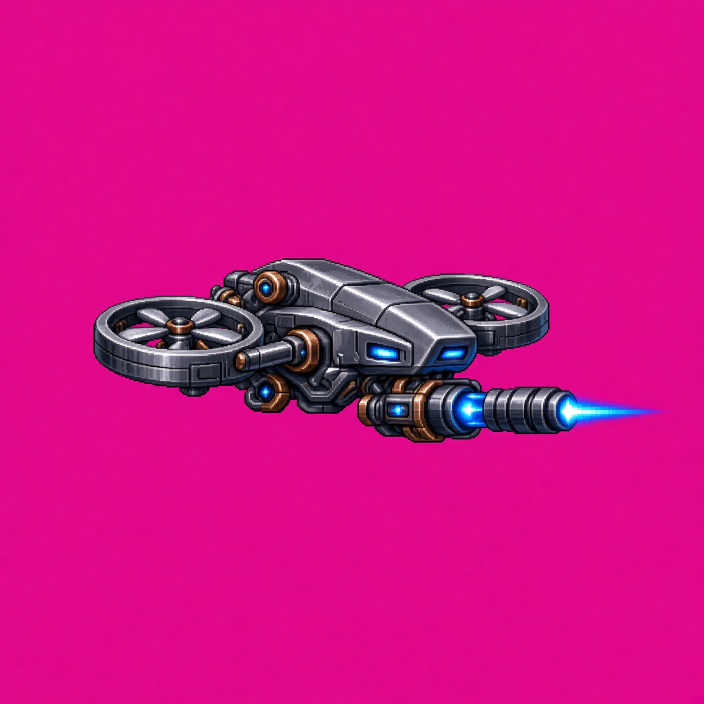
#> input picture art/source/aer2.jpg, 1408 x 1408 px (shown at 1/2 size)
$ python cut.py ../art/source/aer2.jpg ../art/source/bal3.jpg 5 ../art/source/bal3.jpg
#> lines starting #> are read from the running program, lines starting #| are printed output that depends on the picture; after the words box and inside, x2 and y2 are one past the last pixel; in counts of white or black regions, pixels touching at a corner belong together
# Key out the magenta background, keep the left-most figure, despill, trim, resize.
import sys,numpy as np
from PIL import Image
from scipy import ndimage
src,dst,H=sys.argv[1],sys.argv[2],int(sys.argv[3]);MODE=sys.argv[4] if len(sys.argv)>4 else 'first'
im=np.asarray(Image.open(src).convert('RGB')).astype(np.float32)
# background colour = median of border pixels
border=np.concatenate([im[:20].reshape(-1,3),im[-20:].reshape(-1,3),im[:,:20].reshape(-1,3),im[:,-20:].reshape(-1,3)])
bg=np.median(border,axis=0)
#> bg = [224, 8, 138]
d=np.sqrt(((im-bg)**2).sum(-1))
# "magenta-ness": high R and B relative to G
mag=(np.minimum(im[...,0],im[...,2])-im[...,1])
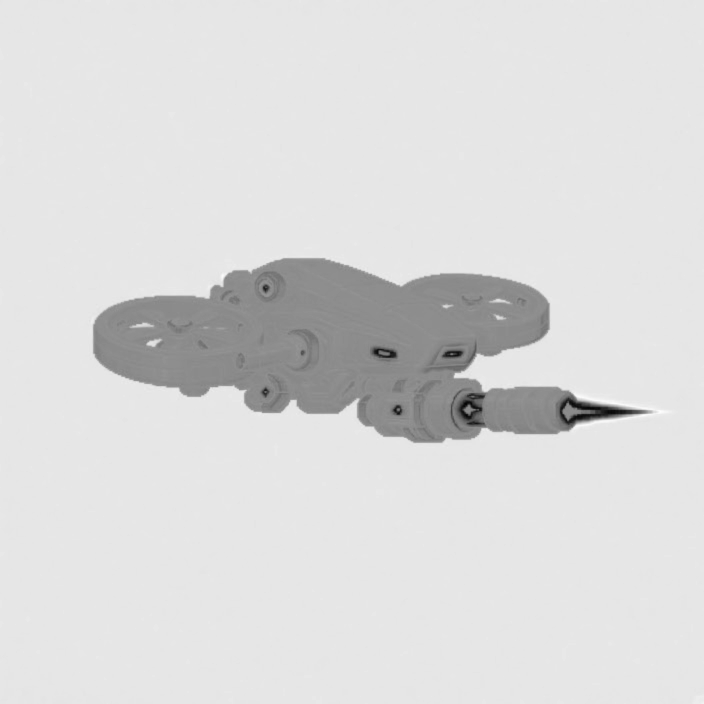
#> mag: shape (1408, 1408) float32 (shown at 1/2 size); min -205, max 166, mean 114.1; drawn with min black and max white
fg=(d>70)&~((mag>120)&(d<140))
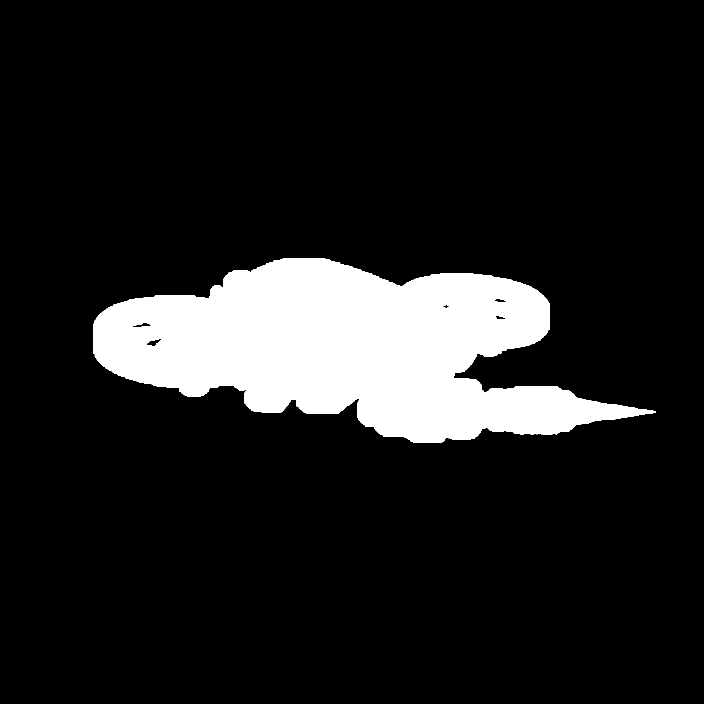
#> fg: shape (1408, 1408) bool (shown at 1/2 size); 12% white; 1 white region, box (x1, y1, x2, y2) and area: (186, 516, 1312, 886) 237393
fg=ndimage.binary_opening(fg,iterations=1)
#> fg: shape (1408, 1408) bool; 12% white; 1 white region, box (x1, y1, x2, y2) and area: (186, 516, 1312, 886) 237277
lab,n=ndimage.label(fg)
#> n = 1
sizes=ndimage.sum(fg,lab,range(1,n+1))
#> sizes = [237277]
big=[i+1 for i,sz in enumerate(sizes) if sz>sizes.max()*0.3]
#> big = [1]
objs=ndimage.find_objects(lab)
#> objs = 1 item
big.sort(key=lambda i:objs[i-1][1].start)
if MODE=='all':
    ids=[i+1 for i,sz in enumerate(sizes) if sz>150]
    mask=np.isin(lab,ids);ys,xs=np.where(mask);sl=(slice(ys.min(),ys.max()+1),slice(xs.min(),xs.max()+1))
elif MODE=='last':
    keep=big[-1];sl=objs[keep-1];mask=(lab==keep)
else:
    keep=big[0];sl=objs[keep-1];mask=(lab==keep)
#> after `keep = big[0]`: keep = 1
filled=ndimage.binary_fill_holes(mask)
#> filled: shape (1408, 1408) bool; 12% white; 1 white region, box (x1, y1, x2, y2) and area: (186, 516, 1312, 886) 237918
bgl=(d<80)|((mag>90)&(d<170))
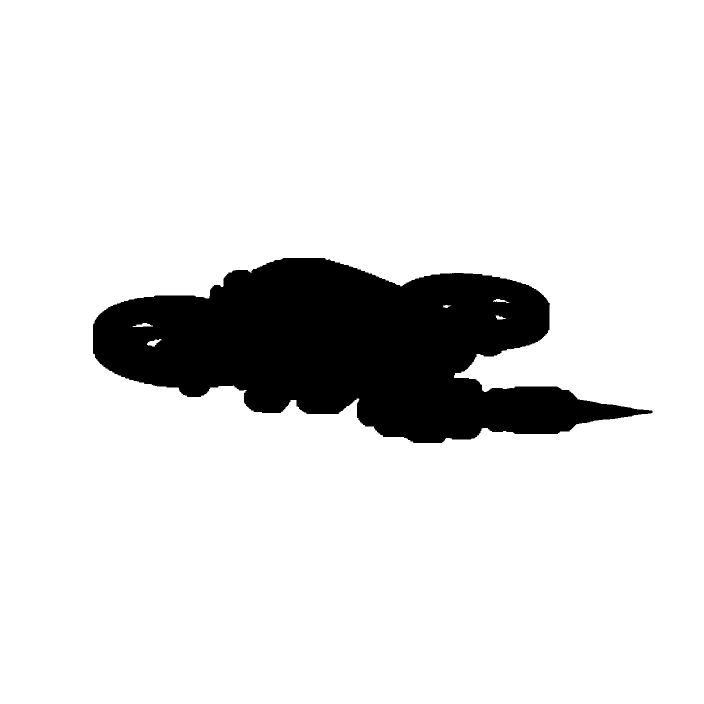
#> bgl: shape (1408, 1408) bool (shown at 1/2 size); 88.1% white; 1 black region, box (x1, y1, x2, y2) and area: (186, 516, 1305, 886) 236636
mask=filled&~bgl
#> mask: shape (1408, 1408) bool; 11.9% white; 1 white region, box (x1, y1, x2, y2) and area: (186, 516, 1305, 886) 236552
mask=ndimage.binary_opening(mask,iterations=1)|(mask&~ndimage.binary_erosion(filled,iterations=2))
#> mask: shape (1408, 1408) bool; 11.9% white; 1 white region, box (x1, y1, x2, y2) and area: (186, 516, 1305, 886) 236542
# soft alpha at the edge
alpha=ndimage.gaussian_filter(mask.astype(np.float32),0.7)
alpha=np.clip((alpha-0.15)/0.7,0,1)
# despill: pull pink fringe toward neutral on edge pixels
rgb=im.copy()
spill=np.clip(np.minimum(rgb[...,0],rgb[...,2])-rgb[...,1],0,None)*(alpha<0.99)
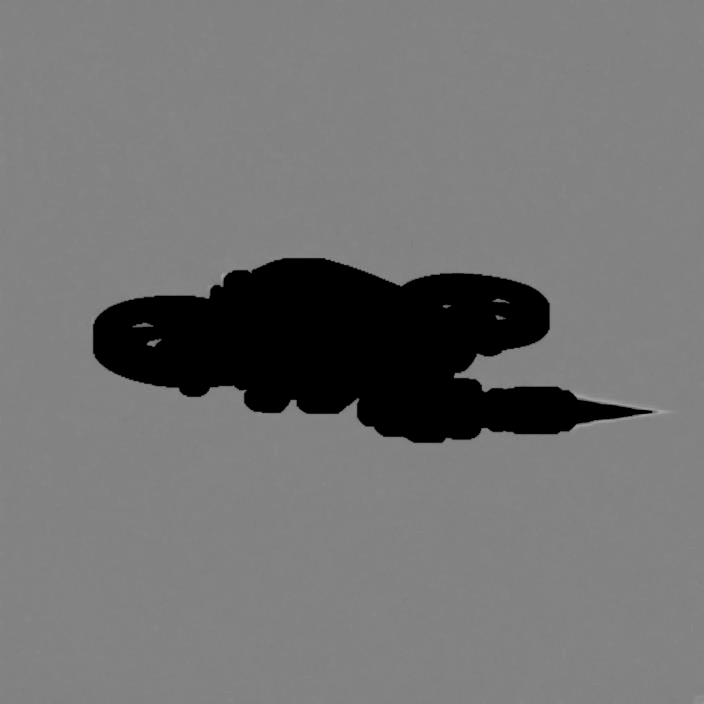
#> spill: shape (1408, 1408) float32 (shown at 1/2 size); min 0, max 166, mean 114.9
rgb[...,0]-=spill*0.6;rgb[...,2]-=spill*0.6
#> after `rgb[..., 0] -= spill * 0.6`:
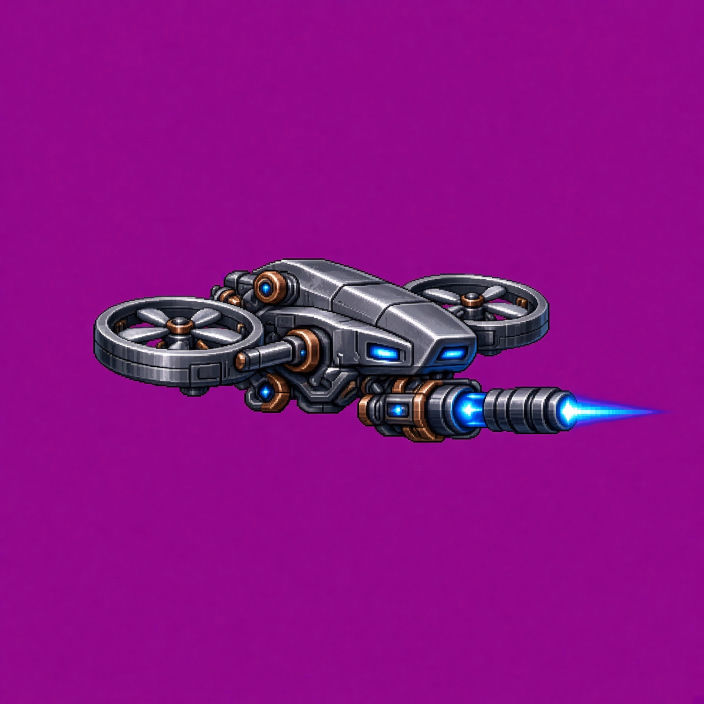
#> rgb: shape (1408, 1408, 3) float32 (shown at 1/2 size); mean R, G, B 136.7, 16.3, 134.9
#> after `rgb[..., 2] -= spill * 0.6`:
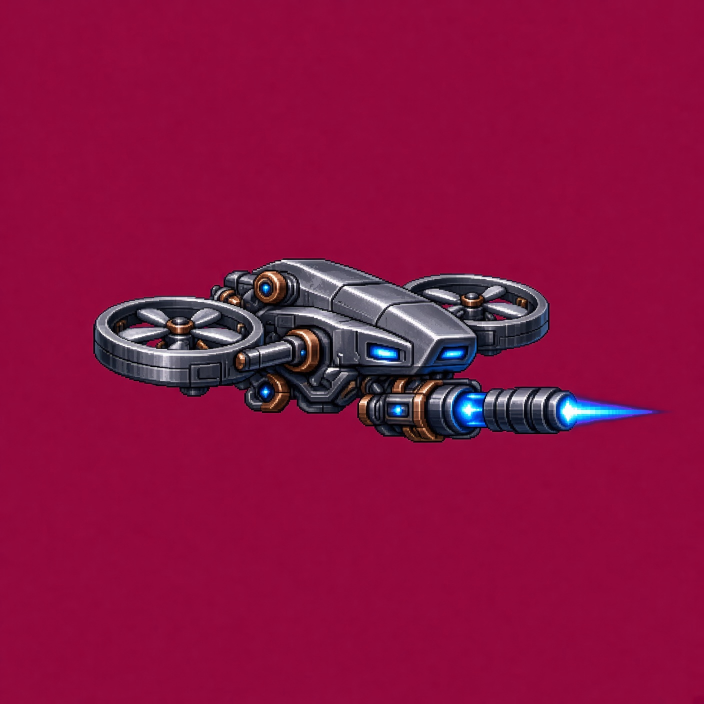
#> rgb: shape (1408, 1408, 3) float32 (shown at 1/2 size); mean R, G, B 136.7, 16.3, 64.4
y0,y1,x0,x1=sl[0].start,sl[0].stop,sl[1].start,sl[1].stop
#> y0 = 516; y1 = 886; x0 = 186; x1 = 1312
pad=4;y0=max(0,y0-pad);x0=max(0,x0-pad);y1+=pad;x1+=pad
#> after `y0 = max(0, y0 - pad)`: y0 = 512
#> after `x0 = max(0, x0 - pad)`: x0 = 182
#> after `y1 += pad`: y1 = 890
#> after `x1 += pad`: x1 = 1316
rgba=np.dstack([np.clip(rgb,0,255),alpha*255])[y0:y1,x0:x1].astype(np.uint8)
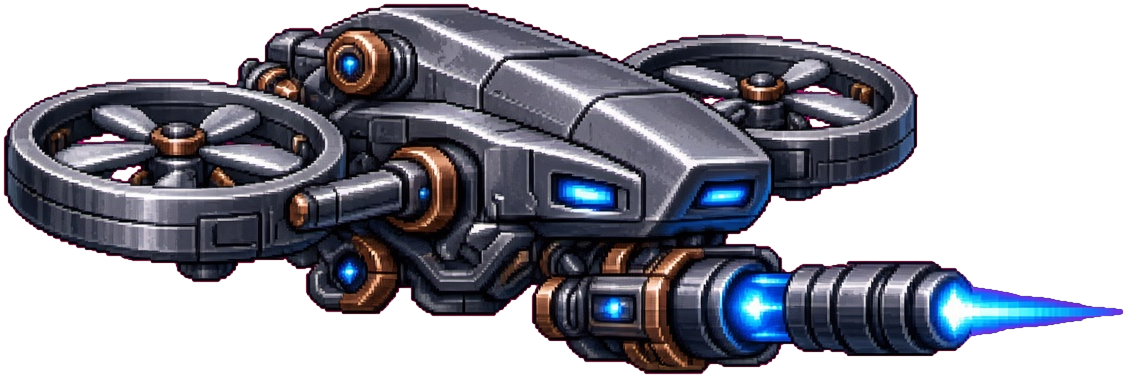
#> rgba: shape (378, 1134, 4); mean R, G, B, A 106.9, 46.2, 78.2, 140.7; transparent parts drawn white
img=Image.fromarray(rgba,'RGBA')
w=round(img.width*H/img.height)
#> w = 15
img=img.resize((w,H),Image.LANCZOS)
img.save(dst,optimize=True)
# report foot anchor: x of lowest opaque pixels, relative
a=np.asarray(img)[...,3]
rows=np.where(a.max(1)>128)[0];bottom=rows[-1]
#> after `rows = np.where(a.max(1) > 128)[0]`: rows = [0, 1, 2, 3, 4]
#> after `bottom = rows[-1]`: bottom = 4
print(dst,img.size,'feet-x',round(np.where(a[bottom-6:bottom+1].max(0)>128)[0].mean()/w,3))
#| ../art/source/bal3.jpg (15, 5) feet-x 0.467
